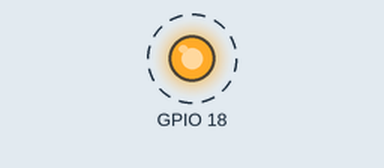
This program was run on a simulated Raspberry Pi (BCM pin numbers). On the bench: output pins drawn as LEDs (lit = HIGH). Dashed ring = blinking. What the program prints to the terminal is not drawn.

Above: at 0.5 s.
Timing chart, 0 to 4.6 s (numbered marks = the images above):
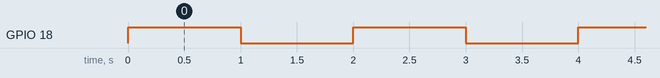

Measured:
- by itself, GPIO 18: alternates HIGH for 1.0 s and LOW for 1.0 s

The program:

blinker.py
```python
import RPi.GPIO as GPIO
import time
GPIO.setmode(GPIO.BCM)
GPIO.setwarnings(False)
GPIO.setup(18,GPIO.OUT)
try:
	while True:
		print("LED on")
		GPIO.output(18,GPIO.HIGH)
		time.sleep(1)
		print("LED off")
		GPIO.output(18,GPIO.LOW)
		time.sleep(1)
except KeyboardInterrupt:
	print("Goodbye")
	GPIO.cleanup()
```
